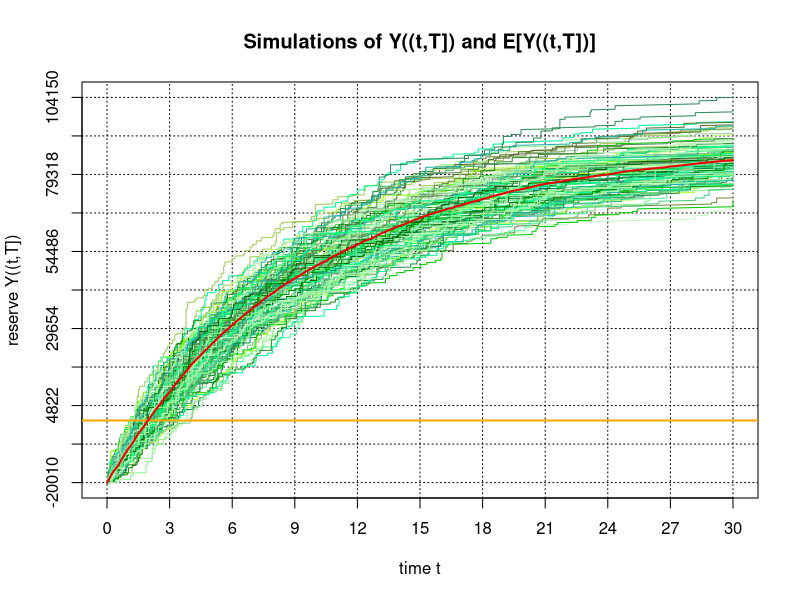

Here is the R script that generated this plot:
# __________________________________________________________________________________________________
# 
# autor: Pedro Guarderas
# email: ajusworkopensource@gmail.com
# file: session_17.R
# 
# This program is free software; you can redistribute it and/or modify it under the 
# terms of the GNU General Public License as published by the Free Software Foundation; 
# either version 2 of the License, or (at your option) any later version.
# __________________________________________________________________________________________________


#___________________________________________________________________________________________________
# Simulation of mathematical reserves
# Only with jump process
# B(t) = \sum_{0<s<=t} \delta * B(s) 
# dB(t) = \sum_{0<s<=t} B(s) dirac(s)


# Time grid
n<-500
T<-30
t<-seq(0,T,length.out = n)

# Interest rate constant
r<-0.01

# Discrete jump process
# its differential is a sum of Dirac measures times the value
N<-100
l<-0.1

mlog<-log(1000)
sdlog<-0.5

# Number of simulations
S<-100

# Operative cost
b<-15000

D<-148


# Mathematical reserves Y[(t,T]] where t is every time in the grid
Y<-matrix( 0, n, S )

for ( s in 1:S ) {
  tau<-rexp( N, rate = l )
  tau<-sort( tau[ tau <= T ] )
  M<-length( tau )
  B<-rlnorm( M, meanlog = mlog, sdlog = sdlog )
  for ( i in 1:n ) {
    k<-which( tau <= t[i] )
    Y[i,s]<-sum( B[k] * exp( -r * ( tau[k] - t[1] ) ) ) - 
      b * exp( -r * ( t[i] - t[1] ) ) / r +
      D * N * exp( -r * ( t[i] - t[1] ) ) / r 
  }
}

# Expected mathematical reserve
V<-rowMeans( Y )

# Plots
cols<-sample( colors()[ grepl( 'green', colors() ) ], S, replace = TRUE )
ymax<-(round( max( Y ), 0 ) %/% 10 + 1)*10
ymin<-(round( min( Y ), 0 ) %/% 10 - 1)*10
xs<-round( seq( 0, T, T/10 ), 2 )
ys<-round( seq( ymin, ymax, (ymax-ymin)/10 ), 1 )
plot( t, Y[,1], ylim = c( ymin, ymax ), type = 's', lwd = 1, col = cols[1], 
      xlab = 'time t', ylab = 'reserve Y((t,T])', xaxt = 'n', yaxt = 'n', 
      panel.first = { 
        title( main = 'Simulations of Y((t,T]) and E[Y((t,T])]' )
        axis( 1, at=xs, labels = xs )
        axis( 2, at=ys, labels = ys )
        abline( v = xs, col = 'black', lwd = 1, lty = 3 )
        abline( h = ys, col = 'black', lwd = 1, lty = 3 )
      })
for ( s in 2:S ) {
  points( t, Y[,s], type = 's', lwd = 1, col = cols[s] )
}
abline( h = 0, col = 'orange', lwd = 2, lty = 1 )
points( t, V, type = 'l', lwd = 2, col = 'red2' )
